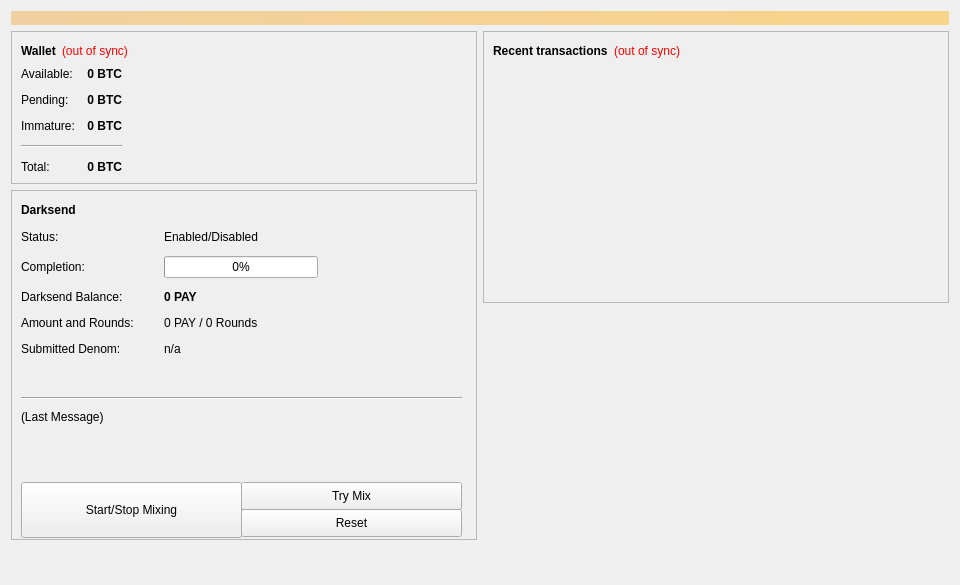
<?xml version="1.0" encoding="UTF-8"?>
<ui version="4.0">
 <class>OverviewPage</class>
 <widget class="QWidget" name="OverviewPage">
  <property name="geometry">
   <rect>
    <x>0</x>
    <y>0</y>
    <width>960</width>
    <height>585</height>
   </rect>
  </property>
  <property name="minimumSize">
   <size>
    <width>960</width>
    <height>0</height>
   </size>
  </property>
  <property name="windowTitle">
   <string>Form</string>
  </property>
  <layout class="QVBoxLayout" name="topLayout">
   <item>
    <widget class="QLabel" name="labelAlerts">
     <property name="visible">
      <bool>false</bool>
     </property>
     <property name="styleSheet">
      <string notr="true">background-color: qlineargradient(x1: 0, y1: 0, x2: 1, y2: 0, stop:0 #F0D0A0, stop:1 #F8D488); color:#000000;</string>
     </property>
     <property name="wordWrap">
      <bool>true</bool>
     </property>
     <property name="margin">
      <number>3</number>
     </property>
    </widget>
   </item>
   <item>
    <layout class="QHBoxLayout" name="horizontalLayout" stretch="1,1">
     <item>
      <layout class="QVBoxLayout" name="verticalLayout_2">
       <item>
        <widget class="QFrame" name="frame">
         <property name="frameShape">
          <enum>QFrame::StyledPanel</enum>
         </property>
         <property name="frameShadow">
          <enum>QFrame::Raised</enum>
         </property>
         <layout class="QVBoxLayout" name="verticalLayout_4">
          <item>
           <layout class="QHBoxLayout" name="horizontalLayout_4">
            <item>
             <widget class="QLabel" name="label_5">
              <property name="font">
               <font>
                <weight>75</weight>
                <bold>true</bold>
               </font>
              </property>
              <property name="text">
               <string>Wallet</string>
              </property>
             </widget>
            </item>
            <item>
             <widget class="QLabel" name="labelWalletStatus">
              <property name="toolTip">
               <string>The displayed information may be out of date. Your wallet automatically synchronizes with the ePay network after a connection is established, but this process has not completed yet.</string>
              </property>
              <property name="styleSheet">
               <string notr="true">QLabel { color: red; }</string>
              </property>
              <property name="text">
               <string notr="true">(out of sync)</string>
              </property>
              <property name="alignment">
               <set>Qt::AlignLeading|Qt::AlignLeft|Qt::AlignVCenter</set>
              </property>
             </widget>
            </item>
            <item>
             <spacer name="horizontalSpacer_2">
              <property name="orientation">
               <enum>Qt::Horizontal</enum>
              </property>
              <property name="sizeHint" stdset="0">
               <size>
                <width>40</width>
                <height>20</height>
               </size>
              </property>
             </spacer>
            </item>
           </layout>
          </item>
          <item>
           <layout class="QHBoxLayout" name="horizontalLayout_3">
            <item>
             <layout class="QFormLayout" name="formLayout_2">
              <property name="fieldGrowthPolicy">
               <enum>QFormLayout::AllNonFixedFieldsGrow</enum>
              </property>
              <property name="horizontalSpacing">
               <number>12</number>
              </property>
              <property name="verticalSpacing">
               <number>12</number>
              </property>
              <item row="0" column="0">
               <widget class="QLabel" name="label">
                <property name="text">
                 <string>Available:</string>
                </property>
               </widget>
              </item>
              <item row="0" column="1">
               <widget class="QLabel" name="labelBalance">
                <property name="font">
                 <font>
                  <weight>75</weight>
                  <bold>true</bold>
                 </font>
                </property>
                <property name="cursor">
                 <cursorShape>IBeamCursor</cursorShape>
                </property>
                <property name="toolTip">
                 <string>Your current spendable balance</string>
                </property>
                <property name="text">
                 <string notr="true">0 BTC</string>
                </property>
                <property name="alignment">
                 <set>Qt::AlignRight|Qt::AlignTrailing|Qt::AlignVCenter</set>
                </property>
                <property name="textInteractionFlags">
                 <set>Qt::LinksAccessibleByMouse|Qt::TextSelectableByKeyboard|Qt::TextSelectableByMouse</set>
                </property>
               </widget>
              </item>
              <item row="1" column="0">
               <widget class="QLabel" name="label_3">
                <property name="text">
                 <string>Pending:</string>
                </property>
               </widget>
              </item>
              <item row="1" column="1">
               <widget class="QLabel" name="labelUnconfirmed">
                <property name="font">
                 <font>
                  <weight>75</weight>
                  <bold>true</bold>
                 </font>
                </property>
                <property name="cursor">
                 <cursorShape>IBeamCursor</cursorShape>
                </property>
                <property name="toolTip">
                 <string>Total of transactions that have yet to be confirmed, and do not yet count toward the spendable balance</string>
                </property>
                <property name="text">
                 <string notr="true">0 BTC</string>
                </property>
                <property name="alignment">
                 <set>Qt::AlignRight|Qt::AlignTrailing|Qt::AlignVCenter</set>
                </property>
                <property name="textInteractionFlags">
                 <set>Qt::LinksAccessibleByMouse|Qt::TextSelectableByKeyboard|Qt::TextSelectableByMouse</set>
                </property>
               </widget>
              </item>
              <item row="2" column="0">
               <widget class="QLabel" name="labelImmatureText">
                <property name="text">
                 <string>Immature:</string>
                </property>
               </widget>
              </item>
              <item row="2" column="1">
               <widget class="QLabel" name="labelImmature">
                <property name="font">
                 <font>
                  <weight>75</weight>
                  <bold>true</bold>
                 </font>
                </property>
                <property name="toolTip">
                 <string>Mined balance that has not yet matured</string>
                </property>
                <property name="text">
                 <string notr="true">0 BTC</string>
                </property>
                <property name="alignment">
                 <set>Qt::AlignRight|Qt::AlignTrailing|Qt::AlignVCenter</set>
                </property>
                <property name="textInteractionFlags">
                 <set>Qt::LinksAccessibleByMouse|Qt::TextSelectableByKeyboard|Qt::TextSelectableByMouse</set>
                </property>
               </widget>
              </item>
              <item row="4" column="0">
               <widget class="QLabel" name="labelTotalText">
                <property name="text">
                 <string>Total:</string>
                </property>
               </widget>
              </item>
              <item row="4" column="1">
               <widget class="QLabel" name="labelTotal">
                <property name="font">
                 <font>
                  <weight>75</weight>
                  <bold>true</bold>
                 </font>
                </property>
                <property name="cursor">
                 <cursorShape>IBeamCursor</cursorShape>
                </property>
                <property name="toolTip">
                 <string>Your current total balance</string>
                </property>
                <property name="text">
                 <string notr="true">0 BTC</string>
                </property>
                <property name="alignment">
                 <set>Qt::AlignRight|Qt::AlignTrailing|Qt::AlignVCenter</set>
                </property>
                <property name="textInteractionFlags">
                 <set>Qt::LinksAccessibleByMouse|Qt::TextSelectableByKeyboard|Qt::TextSelectableByMouse</set>
                </property>
               </widget>
              </item>
              <item row="3" column="0" colspan="2">
               <widget class="Line" name="line">
                <property name="orientation">
                 <enum>Qt::Horizontal</enum>
                </property>
               </widget>
              </item>
             </layout>
            </item>
            <item>
             <spacer name="horizontalSpacer_3">
              <property name="orientation">
               <enum>Qt::Horizontal</enum>
              </property>
              <property name="sizeHint" stdset="0">
               <size>
                <width>40</width>
                <height>20</height>
               </size>
              </property>
             </spacer>
            </item>
           </layout>
          </item>
         </layout>
        </widget>
       </item>
       <item>
        <widget class="QFrame" name="frameDarksend">
         <property name="minimumSize">
          <size>
           <width>0</width>
           <height>350</height>
          </size>
         </property>
         <property name="layoutDirection">
          <enum>Qt::LeftToRight</enum>
         </property>
         <property name="frameShape">
          <enum>QFrame::StyledPanel</enum>
         </property>
         <property name="frameShadow">
          <enum>QFrame::Raised</enum>
         </property>
         <widget class="QWidget" name="formLayoutWidget">
          <property name="geometry">
           <rect>
            <x>10</x>
            <y>40</y>
            <width>451</width>
            <height>161</height>
           </rect>
          </property>
          <layout class="QFormLayout" name="formLayout">
           <property name="fieldGrowthPolicy">
            <enum>QFormLayout::AllNonFixedFieldsGrow</enum>
           </property>
           <property name="horizontalSpacing">
            <number>30</number>
           </property>
           <property name="verticalSpacing">
            <number>12</number>
           </property>
           <item row="0" column="0">
            <widget class="QLabel" name="label_6">
             <property name="text">
              <string>Status:</string>
             </property>
            </widget>
           </item>
           <item row="0" column="1">
            <widget class="QLabel" name="darksendEnabled">
             <property name="text">
              <string>Enabled/Disabled</string>
             </property>
            </widget>
           </item>
           <item row="1" column="0">
            <widget class="QLabel" name="label_7">
             <property name="text">
              <string>Completion:</string>
             </property>
            </widget>
           </item>
           <item row="1" column="1">
            <widget class="QProgressBar" name="darksendProgress">
             <property name="maximumSize">
              <size>
               <width>154</width>
               <height>16777215</height>
              </size>
             </property>
             <property name="value">
              <number>0</number>
             </property>
            </widget>
           </item>
           <item row="2" column="0">
            <widget class="QLabel" name="labelAnonymizedText">
             <property name="text">
              <string>Darksend Balance:</string>
             </property>
            </widget>
           </item>
           <item row="2" column="1">
            <widget class="QLabel" name="labelAnonymized">
             <property name="font">
              <font>
               <weight>75</weight>
               <bold>true</bold>
              </font>
             </property>
             <property name="text">
              <string>0 PAY</string>
             </property>
            </widget>
           </item>
           <item row="3" column="0">
            <widget class="QLabel" name="label_8">
             <property name="text">
              <string>Amount and Rounds:</string>
             </property>
            </widget>
           </item>
           <item row="3" column="1">
            <widget class="QLabel" name="labelAmountRounds">
             <property name="text">
              <string>0 PAY / 0 Rounds</string>
             </property>
            </widget>
           </item>
           <item row="4" column="0">
            <widget class="QLabel" name="label_9">
             <property name="text">
              <string>Submitted Denom:</string>
             </property>
            </widget>
           </item>
           <item row="4" column="1">
            <widget class="QLabel" name="labelSubmittedDenom">
             <property name="statusTip">
              <string>The denominations you submitted to the Masternode. To mix, other users must submit the exact same denominations.</string>
             </property>
             <property name="text">
              <string>n/a</string>
             </property>
            </widget>
           </item>
          </layout>
         </widget>
         <widget class="QLabel" name="label_2">
          <property name="geometry">
           <rect>
            <x>10</x>
            <y>10</y>
            <width>66</width>
            <height>20</height>
           </rect>
          </property>
          <property name="font">
           <font>
            <weight>75</weight>
            <bold>true</bold>
           </font>
          </property>
          <property name="text">
           <string>Darksend</string>
          </property>
         </widget>
         <widget class="QPushButton" name="runAutoDenom">
          <property name="geometry">
           <rect>
            <x>251</x>
            <y>17</y>
            <width>1</width>
            <height>1</height>
           </rect>
          </property>
          <property name="palette">
           <palette>
            <active>
             <colorrole role="WindowText">
              <brush brushstyle="SolidPattern">
               <color alpha="255">
                <red>0</red>
                <green>0</green>
                <blue>0</blue>
               </color>
              </brush>
             </colorrole>
             <colorrole role="Button">
              <brush brushstyle="SolidPattern">
               <color alpha="255">
                <red>239</red>
                <green>238</green>
                <blue>238</blue>
               </color>
              </brush>
             </colorrole>
             <colorrole role="Light">
              <brush brushstyle="SolidPattern">
               <color alpha="255">
                <red>255</red>
                <green>255</green>
                <blue>255</blue>
               </color>
              </brush>
             </colorrole>
             <colorrole role="Midlight">
              <brush brushstyle="SolidPattern">
               <color alpha="255">
                <red>247</red>
                <green>246</green>
                <blue>246</blue>
               </color>
              </brush>
             </colorrole>
             <colorrole role="Dark">
              <brush brushstyle="SolidPattern">
               <color alpha="255">
                <red>119</red>
                <green>119</green>
                <blue>119</blue>
               </color>
              </brush>
             </colorrole>
             <colorrole role="Mid">
              <brush brushstyle="SolidPattern">
               <color alpha="255">
                <red>159</red>
                <green>159</green>
                <blue>159</blue>
               </color>
              </brush>
             </colorrole>
             <colorrole role="Text">
              <brush brushstyle="SolidPattern">
               <color alpha="255">
                <red>0</red>
                <green>0</green>
                <blue>0</blue>
               </color>
              </brush>
             </colorrole>
             <colorrole role="BrightText">
              <brush brushstyle="SolidPattern">
               <color alpha="255">
                <red>255</red>
                <green>255</green>
                <blue>255</blue>
               </color>
              </brush>
             </colorrole>
             <colorrole role="ButtonText">
              <brush brushstyle="SolidPattern">
               <color alpha="255">
                <red>0</red>
                <green>0</green>
                <blue>0</blue>
               </color>
              </brush>
             </colorrole>
             <colorrole role="Base">
              <brush brushstyle="SolidPattern">
               <color alpha="255">
                <red>255</red>
                <green>255</green>
                <blue>255</blue>
               </color>
              </brush>
             </colorrole>
             <colorrole role="Window">
              <brush brushstyle="SolidPattern">
               <color alpha="255">
                <red>239</red>
                <green>238</green>
                <blue>238</blue>
               </color>
              </brush>
             </colorrole>
             <colorrole role="Shadow">
              <brush brushstyle="SolidPattern">
               <color alpha="255">
                <red>0</red>
                <green>0</green>
                <blue>0</blue>
               </color>
              </brush>
             </colorrole>
             <colorrole role="AlternateBase">
              <brush brushstyle="SolidPattern">
               <color alpha="255">
                <red>247</red>
                <green>246</green>
                <blue>246</blue>
               </color>
              </brush>
             </colorrole>
             <colorrole role="ToolTipBase">
              <brush brushstyle="SolidPattern">
               <color alpha="255">
                <red>255</red>
                <green>255</green>
                <blue>220</blue>
               </color>
              </brush>
             </colorrole>
             <colorrole role="ToolTipText">
              <brush brushstyle="SolidPattern">
               <color alpha="255">
                <red>0</red>
                <green>0</green>
                <blue>0</blue>
               </color>
              </brush>
             </colorrole>
            </active>
            <inactive>
             <colorrole role="WindowText">
              <brush brushstyle="SolidPattern">
               <color alpha="255">
                <red>0</red>
                <green>0</green>
                <blue>0</blue>
               </color>
              </brush>
             </colorrole>
             <colorrole role="Button">
              <brush brushstyle="SolidPattern">
               <color alpha="255">
                <red>239</red>
                <green>238</green>
                <blue>238</blue>
               </color>
              </brush>
             </colorrole>
             <colorrole role="Light">
              <brush brushstyle="SolidPattern">
               <color alpha="255">
                <red>255</red>
                <green>255</green>
                <blue>255</blue>
               </color>
              </brush>
             </colorrole>
             <colorrole role="Midlight">
              <brush brushstyle="SolidPattern">
               <color alpha="255">
                <red>247</red>
                <green>246</green>
                <blue>246</blue>
               </color>
              </brush>
             </colorrole>
             <colorrole role="Dark">
              <brush brushstyle="SolidPattern">
               <color alpha="255">
                <red>119</red>
                <green>119</green>
                <blue>119</blue>
               </color>
              </brush>
             </colorrole>
             <colorrole role="Mid">
              <brush brushstyle="SolidPattern">
               <color alpha="255">
                <red>159</red>
                <green>159</green>
                <blue>159</blue>
               </color>
              </brush>
             </colorrole>
             <colorrole role="Text">
              <brush brushstyle="SolidPattern">
               <color alpha="255">
                <red>0</red>
                <green>0</green>
                <blue>0</blue>
               </color>
              </brush>
             </colorrole>
             <colorrole role="BrightText">
              <brush brushstyle="SolidPattern">
               <color alpha="255">
                <red>255</red>
                <green>255</green>
                <blue>255</blue>
               </color>
              </brush>
             </colorrole>
             <colorrole role="ButtonText">
              <brush brushstyle="SolidPattern">
               <color alpha="255">
                <red>0</red>
                <green>0</green>
                <blue>0</blue>
               </color>
              </brush>
             </colorrole>
             <colorrole role="Base">
              <brush brushstyle="SolidPattern">
               <color alpha="255">
                <red>255</red>
                <green>255</green>
                <blue>255</blue>
               </color>
              </brush>
             </colorrole>
             <colorrole role="Window">
              <brush brushstyle="SolidPattern">
               <color alpha="255">
                <red>239</red>
                <green>238</green>
                <blue>238</blue>
               </color>
              </brush>
             </colorrole>
             <colorrole role="Shadow">
              <brush brushstyle="SolidPattern">
               <color alpha="255">
                <red>0</red>
                <green>0</green>
                <blue>0</blue>
               </color>
              </brush>
             </colorrole>
             <colorrole role="AlternateBase">
              <brush brushstyle="SolidPattern">
               <color alpha="255">
                <red>247</red>
                <green>246</green>
                <blue>246</blue>
               </color>
              </brush>
             </colorrole>
             <colorrole role="ToolTipBase">
              <brush brushstyle="SolidPattern">
               <color alpha="255">
                <red>255</red>
                <green>255</green>
                <blue>220</blue>
               </color>
              </brush>
             </colorrole>
             <colorrole role="ToolTipText">
              <brush brushstyle="SolidPattern">
               <color alpha="255">
                <red>0</red>
                <green>0</green>
                <blue>0</blue>
               </color>
              </brush>
             </colorrole>
            </inactive>
            <disabled>
             <colorrole role="WindowText">
              <brush brushstyle="SolidPattern">
               <color alpha="255">
                <red>119</red>
                <green>119</green>
                <blue>119</blue>
               </color>
              </brush>
             </colorrole>
             <colorrole role="Button">
              <brush brushstyle="SolidPattern">
               <color alpha="255">
                <red>239</red>
                <green>238</green>
                <blue>238</blue>
               </color>
              </brush>
             </colorrole>
             <colorrole role="Light">
              <brush brushstyle="SolidPattern">
               <color alpha="255">
                <red>255</red>
                <green>255</green>
                <blue>255</blue>
               </color>
              </brush>
             </colorrole>
             <colorrole role="Midlight">
              <brush brushstyle="SolidPattern">
               <color alpha="255">
                <red>247</red>
                <green>246</green>
                <blue>246</blue>
               </color>
              </brush>
             </colorrole>
             <colorrole role="Dark">
              <brush brushstyle="SolidPattern">
               <color alpha="255">
                <red>119</red>
                <green>119</green>
                <blue>119</blue>
               </color>
              </brush>
             </colorrole>
             <colorrole role="Mid">
              <brush brushstyle="SolidPattern">
               <color alpha="255">
                <red>159</red>
                <green>159</green>
                <blue>159</blue>
               </color>
              </brush>
             </colorrole>
             <colorrole role="Text">
              <brush brushstyle="SolidPattern">
               <color alpha="255">
                <red>119</red>
                <green>119</green>
                <blue>119</blue>
               </color>
              </brush>
             </colorrole>
             <colorrole role="BrightText">
              <brush brushstyle="SolidPattern">
               <color alpha="255">
                <red>255</red>
                <green>255</green>
                <blue>255</blue>
               </color>
              </brush>
             </colorrole>
             <colorrole role="ButtonText">
              <brush brushstyle="SolidPattern">
               <color alpha="255">
                <red>119</red>
                <green>119</green>
                <blue>119</blue>
               </color>
              </brush>
             </colorrole>
             <colorrole role="Base">
              <brush brushstyle="SolidPattern">
               <color alpha="255">
                <red>239</red>
                <green>238</green>
                <blue>238</blue>
               </color>
              </brush>
             </colorrole>
             <colorrole role="Window">
              <brush brushstyle="SolidPattern">
               <color alpha="255">
                <red>239</red>
                <green>238</green>
                <blue>238</blue>
               </color>
              </brush>
             </colorrole>
             <colorrole role="Shadow">
              <brush brushstyle="SolidPattern">
               <color alpha="255">
                <red>0</red>
                <green>0</green>
                <blue>0</blue>
               </color>
              </brush>
             </colorrole>
             <colorrole role="AlternateBase">
              <brush brushstyle="SolidPattern">
               <color alpha="255">
                <red>239</red>
                <green>238</green>
                <blue>238</blue>
               </color>
              </brush>
             </colorrole>
             <colorrole role="ToolTipBase">
              <brush brushstyle="SolidPattern">
               <color alpha="255">
                <red>255</red>
                <green>255</green>
                <blue>220</blue>
               </color>
              </brush>
             </colorrole>
             <colorrole role="ToolTipText">
              <brush brushstyle="SolidPattern">
               <color alpha="255">
                <red>0</red>
                <green>0</green>
                <blue>0</blue>
               </color>
              </brush>
             </colorrole>
            </disabled>
           </palette>
          </property>
          <property name="focusPolicy">
           <enum>Qt::NoFocus</enum>
          </property>
          <property name="autoFillBackground">
           <bool>true</bool>
          </property>
          <property name="text">
           <string/>
          </property>
          <property name="flat">
           <bool>true</bool>
          </property>
         </widget>
         <widget class="QPushButton" name="toggleDarksend">
          <property name="geometry">
           <rect>
            <x>10</x>
            <y>292</y>
            <width>221</width>
            <height>56</height>
           </rect>
          </property>
          <property name="sizePolicy">
           <sizepolicy hsizetype="MinimumExpanding" vsizetype="Fixed">
            <horstretch>0</horstretch>
            <verstretch>0</verstretch>
           </sizepolicy>
          </property>
          <property name="text">
           <string>Start/Stop Mixing</string>
          </property>
         </widget>
         <widget class="Line" name="line">
          <property name="geometry">
           <rect>
            <x>10</x>
            <y>200</y>
            <width>441</width>
            <height>16</height>
           </rect>
          </property>
          <property name="orientation">
           <enum>Qt::Horizontal</enum>
          </property>
         </widget>
         <widget class="QLabel" name="darksendStatus">
          <property name="geometry">
           <rect>
            <x>10</x>
            <y>220</y>
            <width>451</width>
            <height>61</height>
           </rect>
          </property>
          <property name="minimumSize">
           <size>
            <width>288</width>
            <height>43</height>
           </size>
          </property>
          <property name="text">
           <string>(Last Message)</string>
          </property>
          <property name="alignment">
           <set>Qt::AlignLeading|Qt::AlignLeft|Qt::AlignTop</set>
          </property>
          <property name="wordWrap">
           <bool>true</bool>
          </property>
         </widget>
         <widget class="QPushButton" name="darksendAuto">
          <property name="geometry">
           <rect>
            <x>230</x>
            <y>292</y>
            <width>221</width>
            <height>28</height>
           </rect>
          </property>
          <property name="sizePolicy">
           <sizepolicy hsizetype="MinimumExpanding" vsizetype="Fixed">
            <horstretch>0</horstretch>
            <verstretch>0</verstretch>
           </sizepolicy>
          </property>
          <property name="toolTip">
           <string>Try to manually submit a Darksend request.</string>
          </property>
          <property name="text">
           <string>Try Mix</string>
          </property>
         </widget>
         <widget class="QPushButton" name="darksendReset">
          <property name="geometry">
           <rect>
            <x>230</x>
            <y>319</y>
            <width>221</width>
            <height>28</height>
           </rect>
          </property>
          <property name="sizePolicy">
           <sizepolicy hsizetype="MinimumExpanding" vsizetype="Fixed">
            <horstretch>0</horstretch>
            <verstretch>0</verstretch>
           </sizepolicy>
          </property>
          <property name="toolTip">
           <string>Reset the current status of Darksend (can interrupt Darksend if it's in the process of Mixing, which can cost you money!)</string>
          </property>
          <property name="autoFillBackground">
           <bool>false</bool>
          </property>
          <property name="text">
           <string>Reset</string>
          </property>
         </widget>
        </widget>
       </item>
       <item>
        <spacer name="verticalSpacer">
         <property name="orientation">
          <enum>Qt::Vertical</enum>
         </property>
         <property name="sizeHint" stdset="0">
          <size>
           <width>20</width>
           <height>40</height>
          </size>
         </property>
        </spacer>
       </item>
      </layout>
     </item>
     <item>
      <layout class="QVBoxLayout" name="verticalLayout_3">
       <item>
        <widget class="QFrame" name="frame_2">
         <property name="frameShape">
          <enum>QFrame::StyledPanel</enum>
         </property>
         <property name="frameShadow">
          <enum>QFrame::Raised</enum>
         </property>
         <layout class="QVBoxLayout" name="verticalLayout">
          <item>
           <layout class="QHBoxLayout" name="horizontalLayout_2">
            <item>
             <widget class="QLabel" name="label_4">
              <property name="text">
               <string>&lt;b&gt;Recent transactions&lt;/b&gt;</string>
              </property>
             </widget>
            </item>
            <item>
             <widget class="QLabel" name="labelTransactionsStatus">
              <property name="toolTip">
               <string>The displayed information may be out of date. Your wallet automatically synchronizes with the ePay network after a connection is established, but this process has not completed yet.</string>
              </property>
              <property name="styleSheet">
               <string notr="true">QLabel { color: red; }</string>
              </property>
              <property name="text">
               <string notr="true">(out of sync)</string>
              </property>
              <property name="alignment">
               <set>Qt::AlignRight|Qt::AlignTrailing|Qt::AlignVCenter</set>
              </property>
             </widget>
            </item>
            <item>
             <spacer name="horizontalSpacer">
              <property name="orientation">
               <enum>Qt::Horizontal</enum>
              </property>
              <property name="sizeHint" stdset="0">
               <size>
                <width>40</width>
                <height>20</height>
               </size>
              </property>
             </spacer>
            </item>
           </layout>
          </item>
          <item>
           <widget class="QListView" name="listTransactions">
            <property name="styleSheet">
             <string notr="true">QListView { background: transparent; }</string>
            </property>
            <property name="frameShape">
             <enum>QFrame::NoFrame</enum>
            </property>
            <property name="verticalScrollBarPolicy">
             <enum>Qt::ScrollBarAlwaysOff</enum>
            </property>
            <property name="horizontalScrollBarPolicy">
             <enum>Qt::ScrollBarAlwaysOff</enum>
            </property>
            <property name="selectionMode">
             <enum>QAbstractItemView::NoSelection</enum>
            </property>
           </widget>
          </item>
         </layout>
        </widget>
       </item>
       <item>
        <spacer name="verticalSpacer_2">
         <property name="orientation">
          <enum>Qt::Vertical</enum>
         </property>
         <property name="sizeHint" stdset="0">
          <size>
           <width>20</width>
           <height>40</height>
          </size>
         </property>
        </spacer>
       </item>
      </layout>
     </item>
    </layout>
   </item>
  </layout>
 </widget>
 <resources/>
 <connections/>
</ui>
